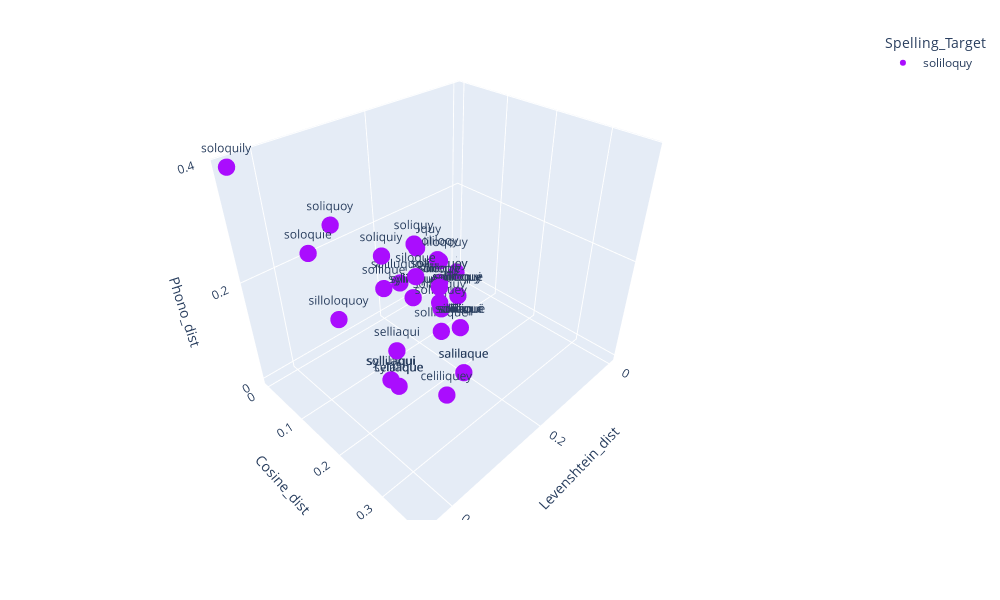

Write notebook code for a chart like this one.
### Code cell
plotting_3d(database[database["Spelling_Target"] == "soliloquy"])

### Figure 1 — Plotly figure (JSON) as saved in the notebook; plotly's stock layout.template omitted (floating-point values rounded to 4 significant figures; data arrays with more than 128 entries replaced by an {"elided": "..."} marker saying what was removed)
{"data": [{"customdata": {"elided": "61x4 mixed values"}, "hovertemplate": "Spelling_Target=%{customdata[0]}<br>Levenshtein_dist=%{customdata[1]}<br>Cosine_dist=%{customdata[2]}<br>Phono_dist=%{customdata[3]}<br>words=%{text}<extra></extra>", "legendgroup": "soliloquy", "marker": {"color": "#AA0DFE", "size": 6, "symbol": "circle"}, "mode": "markers+text", "name": "soliloquy", "scene": "scene", "showlegend": true, "text": ["selliaqui", "cylilaque", "selalique", "soloquily", "soloquie", "celiliquey", "syllilaqui", "solluliqui", "saliluque", "salilaque", "siloque", "soliquiy", "soliquiy", "soliquoy", "sollique", "sollique", "silloloquoy", "soliquy", "solilique", "solilique", "solilique", "soliliqui", "sililoque", "solilaqui", "sililoque", "solilaque", "solilique", "sililoqy", "solilque", "silioquy", "soliliquey", "soliliquey", "syliloque", "syliloqui", "solliloque", "soliluquoy", "soliloqy", "soliliquy", "soliloque", "sililoquy", "soliloque", "saliloquy", "soliliquy", "sililoquy", "soliloqui", "soliliquy", "sollioquy", "soliloqouy", "soliloquey", "soliloquoy", "soliloquey", "solliloquy", "soliloquy", "soliloquy", "soliloquy", "soliloquy", "soliloquy", "soliloquy", "soliloquy", "soliloquy", "soliloquy"], "type": "scatter3d", "x": [0.4444, 0.4444, 0.4444, 0.4444, 0.4444, 0.4, 0.4, 0.4, 0.3333, 0.3333, 0.3333, 0.3333, 0.3333, 0.3333, 0.3333, 0.3333, 0.3636, 0.2222, 0.2222, 0.2222, 0.2222, 0.2222, 0.2222, 0.2222, 0.2222, 0.2222, 0.2222, 0.2222, 0.2222, 0.2222, 0.2, 0.2, 0.2222, 0.2222, 0.2, 0.2, 0.1111, 0.1111, 0.1111, 0.1111, 0.1111, 0.1111, 0.1111, 0.1111, 0.1111, 0.1111, 0.1111, 0.1, 0.1, 0.1, 0.1, 0.1, 0, 0, 0, 0, 0, 0, 0, 0, 0], "y": [0.3333, 0.3333, 0.3333, 0, 0.175, 0.3675, 0.2621, 0.2621, 0.3333, 0.3333, 0.2441, 0.175, 0.175, 0.05719, 0.175, 0.175, 0.09547, 0.1181, 0.2222, 0.2222, 0.2222, 0.2222, 0.2222, 0.2222, 0.2222, 0.2222, 0.2222, 0.175, 0.175, 0.175, 0.1567, 0.1567, 0.1111, 0.1111, 0.1567, 0.05132, 0.05719, 0.1111, 0.1111, 0.1111, 0.1111, 0.1111, 0.1111, 0.1111, 0.1111, 0.1111, 0, 0.05132, 0.05132, 0.05132, 0.05132, 0.05132, 0, 0, 0, 0, 0, 0, 0, 0, 0], "z": [0.2778, 0.2222, 0.2222, 0.3889, 0.3333, 0.2, 0.15, 0.15, 0.1667, 0.1667, 0.2778, 0.2778, 0.2778, 0.2778, 0.2222, 0.2222, 0.1364, 0.2222, 0.1111, 0.1111, 0.1111, 0.1111, 0.1111, 0.1111, 0.1111, 0.1111, 0.1111, 0.1667, 0.1667, 0.1667, 0.1, 0.1, 0.1111, 0.1111, 0.05, 0.1, 0.1111, 0.05556, 0.05556, 0.05556, 0.05556, 0.05556, 0.05556, 0.05556, 0.05556, 0.05556, 0.1111, 0.1, 0.05, 0.05, 0.05, 0, 0, 0, 0, 0, 0, 0, 0, 0, 0]}], "layout": {"autosize": false, "height": 600, "legend": {"title": {"text": "Spelling_Target"}, "tracegroupgap": 0}, "margin": {"b": 80, "l": 20, "r": 20, "t": 30}, "scene": {"domain": {"x": [0, 1], "y": [0, 1]}, "xaxis": {"title": {"text": "Levenshtein_dist"}}, "yaxis": {"title": {"text": "Cosine_dist"}}, "zaxis": {"title": {"text": "Phono_dist"}}}, "width": 1000}}
